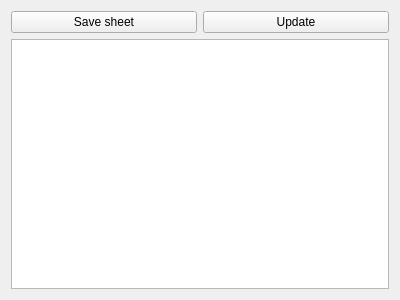
<?xml version="1.0" encoding="UTF-8"?>
<ui version="4.0">
 <class>StationJobView</class>
 <widget class="QWidget" name="StationJobView">
  <property name="geometry">
   <rect>
    <x>0</x>
    <y>0</y>
    <width>400</width>
    <height>300</height>
   </rect>
  </property>
  <property name="windowTitle">
   <string/>
  </property>
  <layout class="QGridLayout" name="gridLayout">
   <item row="0" column="1">
    <widget class="QPushButton" name="updateButt">
     <property name="text">
      <string>Update</string>
     </property>
    </widget>
   </item>
   <item row="0" column="0">
    <widget class="QPushButton" name="sheetButton">
     <property name="text">
      <string>Save sheet</string>
     </property>
    </widget>
   </item>
   <item row="2" column="0" colspan="2">
    <widget class="QTableView" name="tableView">
     <property name="editTriggers">
      <set>QAbstractItemView::NoEditTriggers</set>
     </property>
    </widget>
   </item>
  </layout>
 </widget>
 <resources/>
 <connections/>
</ui>
